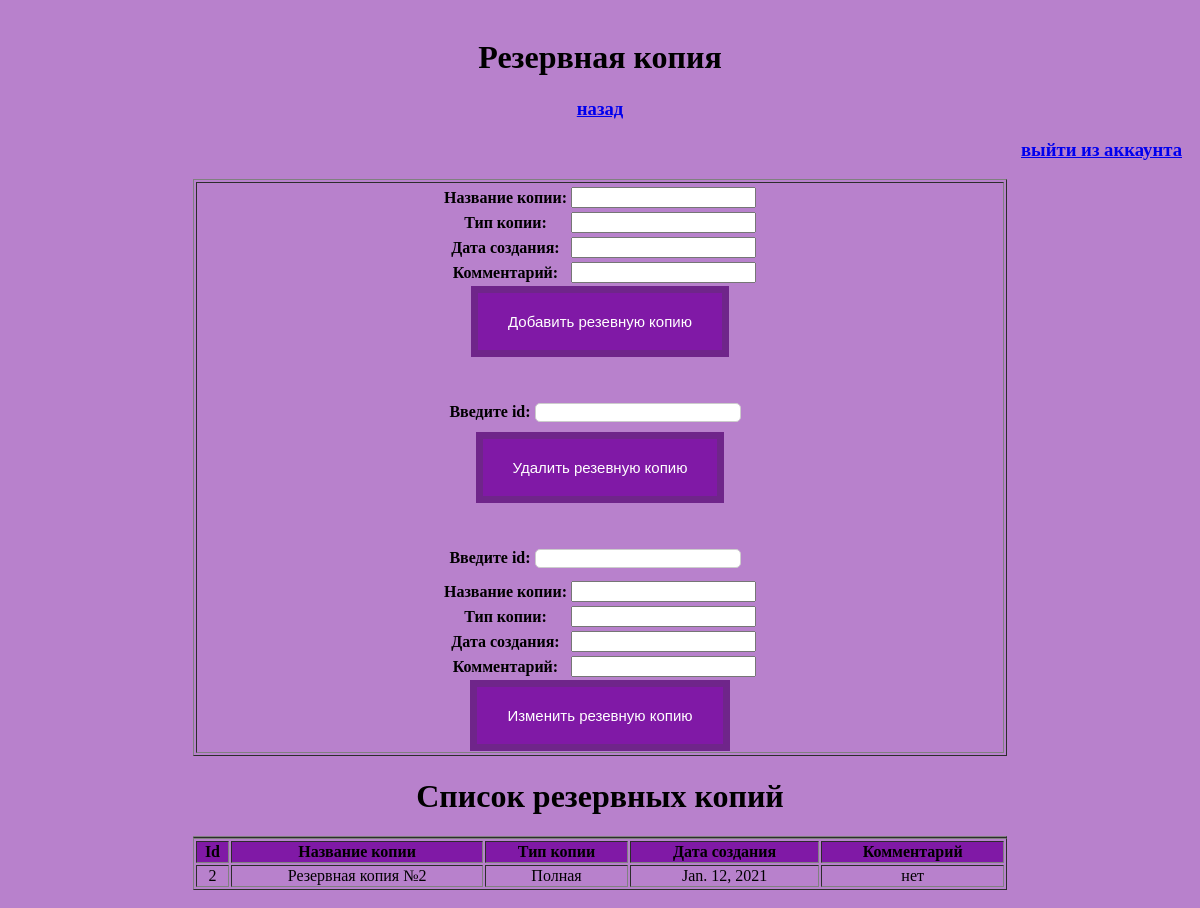
Screenshot of /backup/ with the database file from the repository.
### LDCCompany/models.py (models this page shows)
class BackUpCopy(models.Model):
    name_of_copy = models.CharField(max_length=45)
    type_of_copy = models.CharField(max_length=45)
    creation_date = models.DateField()
    commentary = models.CharField(max_length=100)

### LDCCompany/views.py (the view)
# urls.py: path('backup/', views.index_backup, name='backup'),
def index_backup(request): #index_author
    form_buc = AddBUC()
    data = BackUpCopy.objects.all()
    return render(request, "LDCCompany/Template_BackUp.html", {"form":form_buc, "data_show":data})

### LDCCompany/forms.py
class AddBUC(forms.Form):
    name_of_copy = forms.CharField(label="Название копии")
    type_of_copy = forms.CharField(label="Тип копии")
    creation_date = forms.DateField(label="Дата создания")
    commentary = forms.CharField(label="Комментарий")

### templates/LDCCompany/Template_BackUp.html (shortened to what this page needs)
<!DOCTYPE html>
<html>
<head>
</head>
<body class="container">
    <div id="header" >
        <h1 align="center">Резервная копия<h1>
        <h3 align="center"><a href = "{% url 'home' %}">назад</a></h3>
        <h3 align="right"><a href="/admin/logout/">выйти из аккаунта</a></h3>
    </div>
<table border="1" width="70%" align="center">
    <tr>
        <th align="center" width="50%">
    <form method="POST" action="add/">
        <table>
            {{ form }}
        </table>
        <input class="button" type="submit" value="Добавить резевную копию">
    </form>
    <br>
    <br>
    <form method="POST" action="del/">
        <label>Введите id: </label>
        <input class = 'myfield' type= "number" name="delname" ><br>
        <input class="button" type= "submit" value="Удалить резевную копию">
    </form>
    <br>
    <br>
    <form method="POST" action="up/">
        <label>Введите id: </label>
        <input class = 'myfield' type= "number" name="upname"><br>
        <table>
            {{ form }}
        </table>
        <input class="button" type= "submit" value="Изменить резевную копию">
    </form>
    </table>
    <th align="center" width="50%">
        <h1 align="center"> Список резервных копий</h1>
    <table border="1" width="70%" align="center">
    <tr>
    <form method="POST" action="show/">
        <table id='b' border=1 width="70%" align="center">
            <tr align="center" bgcolor="#8019a6">
                <th>Id</th>
                <th>Название копии</th>
                <th>Тип копии</th>
                <th>Дата создания</th>
                <th>Комментарий</th>
            </tr>
        {% for i in data_show %}
            <tr align="center">
                <td>{{ i.id }}</td>
                <td>{{ i.name_of_copy }}</td>
                <td>{{ i.type_of_copy }}</td>
                <td>{{ i.creation_date}}</td>
                <td>{{ i.commentary}}</td>
            </tr>
        {% endfor %}
        </table>
    </form>
        </th>
</body>
</html>

### templates/LDCCompany/Template_BackUp.html (style rules this page uses)
.myfield { border:1px solid #ccc; border-radius:5px; height:15px; width:200px; margin: 10px 10px 10px 0; text-align: center; }
.button { background-color: #8019a6; border: 7px solid #6f258a; color: white; padding: 20px 30px; text-align: center; text-decoration: none; display: inline-block; font-size: 15px; }
body { background: #b881cc ; padding: 10px; background-repeat: no-repeat; }
label { font-family: Times New Roman; }
td { font-family: Calibri; }
th { font-family: Calibri; }
#b { border: 4px solid ##8019a6; }

### rows the page displays
BackUpCopy: id "2", name_of_copy "Резервная копия №2", type_of_copy "Полная", creation_date "Jan. 12, 2021", commentary "нет"
